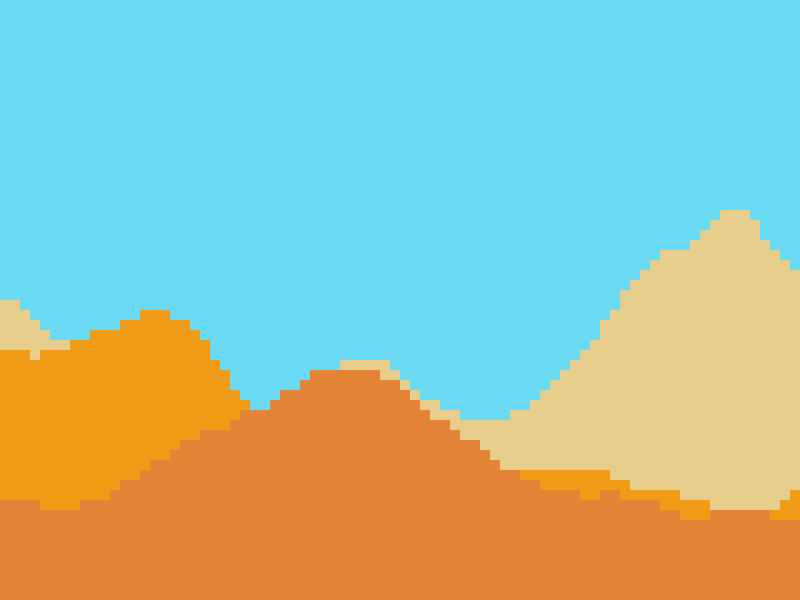
Frame 1 (no input)
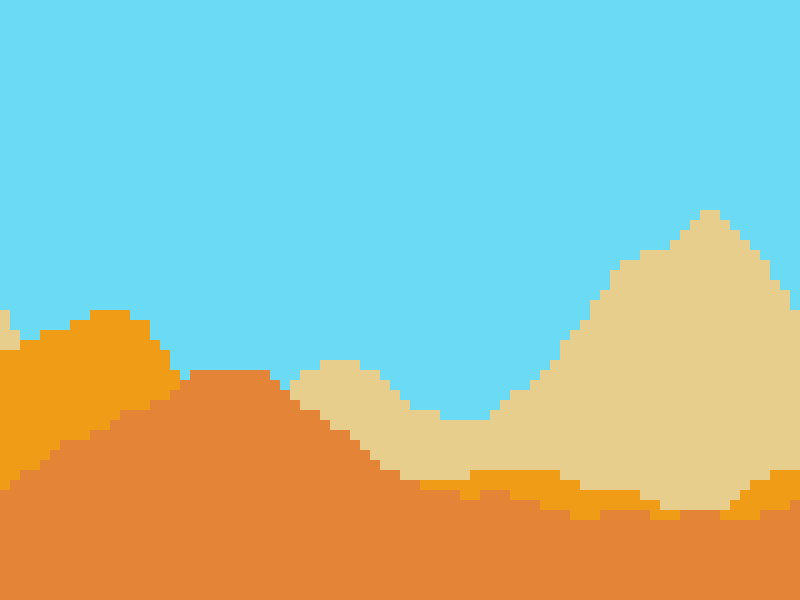
Frame 60 (the mouse pressed at the canvas centre just before this capture)
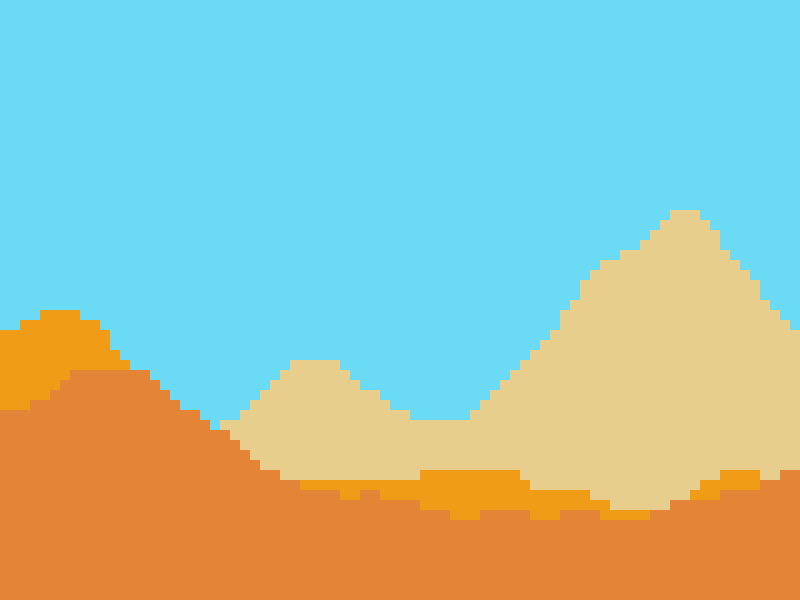
Frame 120 (the mouse held since frame 60 and released just before this capture)

The Processing sketch that drew these frames (run headless with seeded random() and noise(); from frame 60 on, the mouse is pressed at the canvas centre):

// Processing sketch: processing_59543
// ── processing_59543.pde

// Garrison LeMasters
// Lo-Res landscape builder
// April 16 2012

// nb there's lots of extra, time-consuming computation in
// here because I wanted to make each step of the process
// transparent.  It could be radically reduced in size.

float realX,cloudX;
float pixelSize,noiseScale;
color mountainColor, skyColor;
color distantColor, farColor;

void setup() {
  size(800,600);
  //n will = 5; n is the y-component of noise location.
       // Arbitrary, but should remain constant.
       // m is the x-component of noise location:
       // it will move forward or back as we
       // move forward or back.
  pixelSize=10; // size of block that represents a pixel
  noiseScale=0.0275;
  // the noiseScale ideally needs to be related to pixelSize, otherwise
  // the mountains will be, e.g., too flat.  But that's for later.
  mountainColor=#E38437;
  distantColor=#F09C16;
  farColor=#E8CE8C;
  skyColor=#6ADAF5;
}

void draw() {
  background(255);
  makeSky();
  // calls:  (noise row #, parallax speed, max mountain height, color)
  buildMountains(0,0.2,500,farColor);   
  buildMountains(1,0.4,400,distantColor); 
  buildMountains(2,1.0,300,mountainColor);   
  // see buildMountains function for explanation.
  realX=sin(frameCount*0.0010)*200;
  // realX is basically a pendulum-like value that swings back + forth
  // between, for all intents and purposes, about -200 and 200.
}



  // (noise row #, parallax speed, max mountain height, color)
void buildMountains(float n, float levelM, float groundMax, color renderColor) {
  // n is our y-constant across the noise plane (Perlin noise)
  // by having it as a constant, we can always rewind or fast-forward
  // the landscape, and have it be the same when we return to that
  // point of origin.
  float loResWidth=width/pixelSize;
  // we're going to count from 0 to loResWidth
  // loResWidth is the imaginary width of our screen
  // at low resolution.
  float loResHeight=groundMax/pixelSize;
  // same thing, but for a low-res version of the maximum
  // height of the mountains.  
  for (float smallX=0;smallX<loResWidth;smallX++) {
    // smallX is actually X, but on a tiny scale.
    // so let's blow it up.
    float x=smallX*pixelSize;
    float actualX=(realX*levelM)+smallX;
    // realX+smallX essentially is the camera position.
    // realX*level yields parallax: The back moves less than front
    float m=actualX*noiseScale; // now scale for noise needs
    float mountainHeight=noise(m,n);
    // computes mountainHeight based on noise, but the result
    // is between 0 and 1.0, so we have to expand it.
    float smallY=mountainHeight*loResHeight;
    // smallY is the compressed height of our block
    float y=floor(smallY);
    // now we round it down and that's the number of blocks high
    // nb "floor" works better than int in this case.
    // the numbers are more consistent.
    y=y*pixelSize;
    // now make it chunky by multiplying by size of pixel block.    
    y=(height-y);
    // flip it upside down because top of screen=0,0
    drawMountainFiller(x,y,renderColor);
    //fill in the space.
  }
}




void drawMountainFiller(float sX, float sY, color objColor) {
  fill(objColor);
  noStroke();
  rect(sX,sY,pixelSize,height-sY);
  // nb instead of just drawing the top of the mountain, this draws a
  // rectangle that fills in the mountain entirely.  To better understand,
  // use this variant instead of the one above:
  //rect(sX,sY,pixelSize-1,height-sY+1);
  
}

void makeSky() {
  fill(skyColor);
  noStroke();
  rect(0,0,width,height);
}
